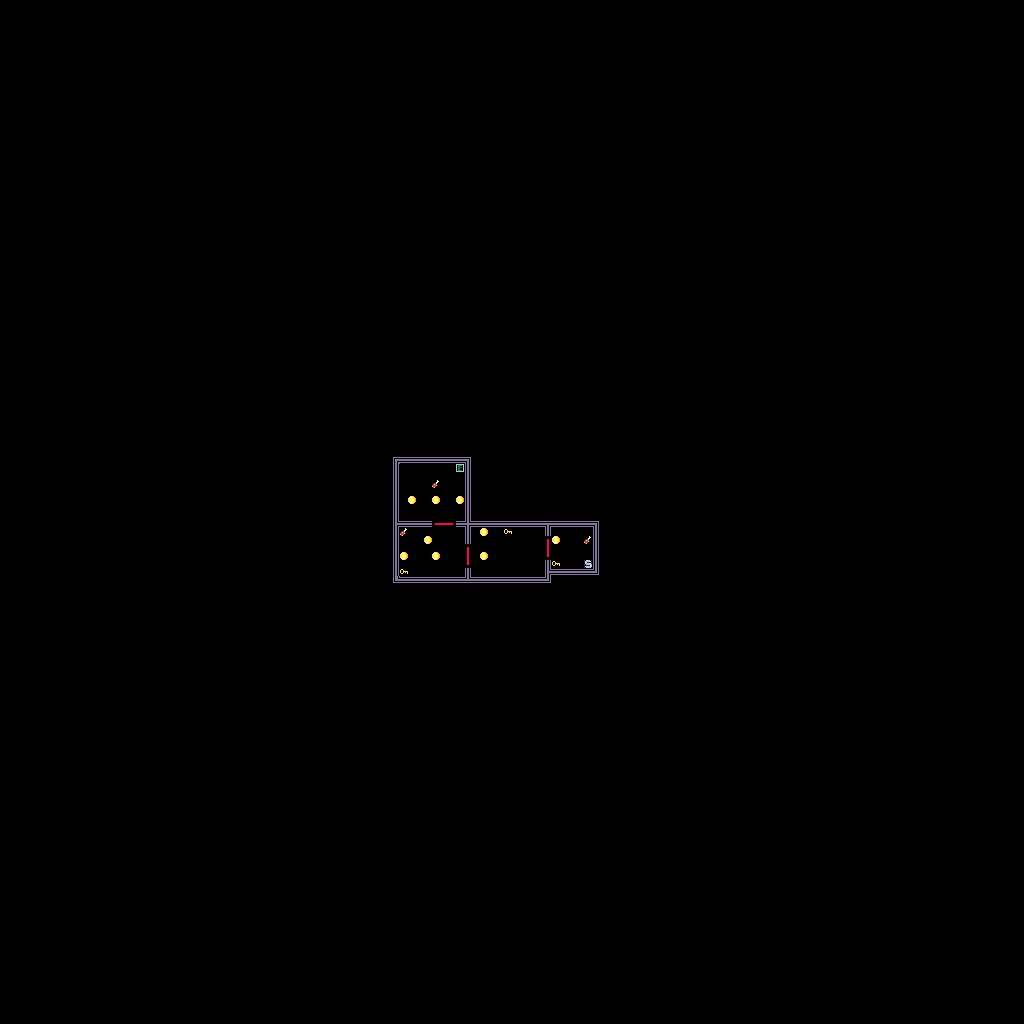

A 2D game scene composited from a Tiled map and its tileset images. What follows is a short description and the map's XML, with each tile layer's data collapsed to a summary:
An orthogonal 128x128 tile map with 8x8 px tiles, 1 tile layer (floor).

<map version="1.2" tiledversion="1.3.2" orientation="orthogonal" renderorder="left-up" compressionlevel="0" width="128" height="128" tilewidth="8" tileheight="8" infinite="0" backgroundcolor="#000000" nextlayerid="2" nextobjectid="1">
 <tileset firstgid="1" source="map_tiles.tsx" />
 <layer id="1" name="floor" width="128" height="128">
  <data>[16384 cells, 118 non-empty, 22 distinct tile ids]</data>
 </layer>
</map>
